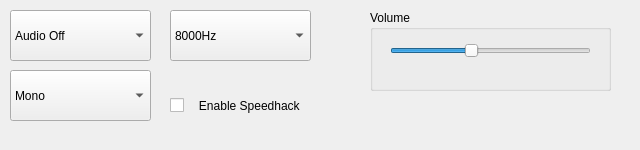
<ui version="4.0" >
 <class>AudioSettingsClass</class>
 <widget class="QWidget" name="AudioSettingsClass" >
  <property name="enabled" >
   <bool>true</bool>
  </property>
  <property name="geometry" >
   <rect>
    <x>0</x>
    <y>0</y>
    <width>640</width>
    <height>150</height>
   </rect>
  </property>
  <property name="contextMenuPolicy" >
   <enum>Qt::DefaultContextMenu</enum>
  </property>
  <property name="windowTitle" >
   <string>AudioSettings</string>
  </property>
  <property name="styleSheet" >
   <string notr="true" />
  </property>
  <widget class="QLabel" name="Audiolabel" >
   <property name="geometry" >
    <rect>
     <x>0</x>
     <y>0</y>
     <width>640</width>
     <height>150</height>
    </rect>
   </property>
   <property name="styleSheet" >
    <string notr="true" />
   </property>
   <property name="text" >
    <string/>
   </property>
  </widget>
  <widget class="QCheckBox" name="speedHackBox" >
   <property name="geometry" >
    <rect>
     <x>170</x>
     <y>90</y>
     <width>251</width>
     <height>31</height>
    </rect>
   </property>
   <property name="text" >
    <string>   Enable Speedhack</string>
   </property>
   <property name="checked" >
    <bool>false</bool>
   </property>
  </widget>
  <widget class="QComboBox" name="sampleRateBox" >
   <property name="geometry" >
    <rect>
     <x>170</x>
     <y>10</y>
     <width>141</width>
     <height>51</height>
    </rect>
   </property>
   <item>
    <property name="text" >
     <string>8000Hz</string>
    </property>
   </item>
   <item>
    <property name="text" >
     <string>11025Hz</string>
    </property>
   </item>
   <item>
    <property name="text" >
     <string>16000Hz</string>
    </property>
   </item>
   <item>
    <property name="text" >
     <string>22050Hz</string>
    </property>
   </item>
   <item>
    <property name="text" >
     <string>44100Hz</string>
    </property>
   </item>
  </widget>
  <widget class="QComboBox" name="stereoBox" >
   <property name="geometry" >
    <rect>
     <x>10</x>
     <y>70</y>
     <width>141</width>
     <height>51</height>
    </rect>
   </property>
   <item>
    <property name="text" >
     <string>Mono</string>
    </property>
   </item>
   <item>
    <property name="text" >
     <string>Stereo</string>
    </property>
   </item>
  </widget>
  <widget class="QComboBox" name="AudioOnOffBox" >
   <property name="geometry" >
    <rect>
     <x>10</x>
     <y>10</y>
     <width>141</width>
     <height>51</height>
    </rect>
   </property>
   <item>
    <property name="text" >
     <string>Audio Off</string>
    </property>
   </item>
   <item>
    <property name="text" >
     <string>Audio On</string>
    </property>
   </item>
  </widget>
  <widget class="QGroupBox" name="volume" >
   <property name="geometry" >
    <rect>
     <x>370</x>
     <y>10</y>
     <width>241</width>
     <height>81</height>
    </rect>
   </property>
   <property name="title" >
    <string>Volume</string>
   </property>
   <widget class="QSlider" name="volumeSlider" >
    <property name="geometry" >
     <rect>
      <x>20</x>
      <y>20</y>
      <width>201</width>
      <height>41</height>
     </rect>
    </property>
    <property name="maximum" >
     <number>10</number>
    </property>
    <property name="value" >
     <number>4</number>
    </property>
    <property name="sliderPosition" >
     <number>4</number>
    </property>
    <property name="orientation" >
     <enum>Qt::Horizontal</enum>
    </property>
   </widget>
  </widget>
 </widget>
 <layoutdefault spacing="6" margin="11" />
 <resources/>
 <connections/>
</ui>
